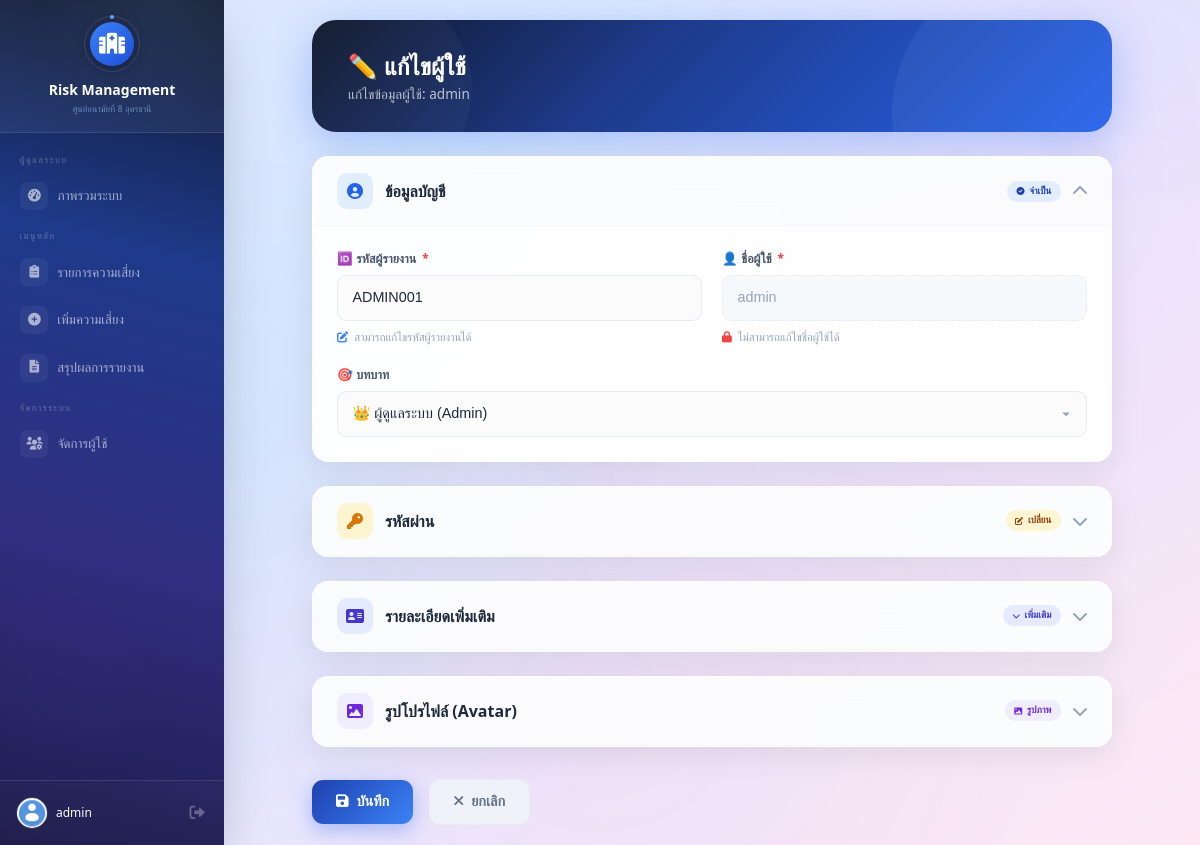
Screenshot of /user_form.php?id=1 (signed in) with the database file from the repository.
### tables this page shows
CREATE TABLE IF NOT EXISTS users (
    id INT AUTO_INCREMENT PRIMARY KEY,
    reporter_code VARCHAR(255) NOT NULL,
    username VARCHAR(50) NOT NULL,
    password VARCHAR(255) NOT NULL,
    role ENUM('admin','user') DEFAULT 'user',
    avatar VARCHAR(255) DEFAULT NULL,
    created_at TIMESTAMP DEFAULT CURRENT_TIMESTAMP,
    UNIQUE KEY username (username)
);

### includes/functions.php (called while the page is built, shortened)
<?php
function isAdmin()
{
    return isset($_SESSION['role']) && $_SESSION['role'] === 'admin';
}

### user_form.php (the view, shortened to what this page needs)
<?php
require_once 'config/db.php';
require_once 'includes/functions.php';
$id = $_GET['id'] ?? null;
$user = null;
if ($id) {
    $stmt = $pdo->prepare("SELECT * FROM users WHERE id = ?");
    $stmt->execute([$id]);
    $user = $stmt->fetch();
}
$is_edit = $id ? true : false;
$title = $is_edit ? '✏️ แก้ไขผู้ใช้' : '➕ เพิ่มผู้ใช้';
?>
<?php include 'includes/header.php'; ?>
<div class="flex h-screen" style="position:relative;z-index:1;">
    <?php include 'includes/sidebar.php'; ?>
    <div class="flex-1 p-4 md:p-5 overflow-y-auto">
        <div class="floating-shapes">
            <div class="shape"></div>
            <div class="shape"></div>
        </div>
        <div class="form-container">
            <div class="page-header">
                <h2><?= $title ?></h2>
                <p><?= $is_edit ? 'แก้ไขข้อมูลผู้ใช้: ' . htmlspecialchars($user['username']) : 'สร้างบัญชีผู้ใช้ใหม่' ?></p>
            </div>
            <form id="userForm" method="POST" action="action.php?action=save_user" enctype="multipart/form-data">
                <div class="card">
                    <div class="card-header" onclick="toggleCard(this)">
                        <div class="card-header-icon" style="background:rgba(219,234,254,0.8);color:#2563eb;"><i class="fas fa-user-circle"></i></div>
                        <h3 class="card-header-title">ข้อมูลบัญชี</h3>
                        <span class="tab-indicator"><i class="fas fa-check-circle"></i> จำเป็น</span>
                        <i class="fas fa-chevron-down toggle-icon active"></i>
                    </div>
                    <div class="card-body" id="cardAccount">
                        <div class="form-grid">
                            <div class="form-group">
                                <label class="form-label">🆔 รหัสผู้รายงาน <span class="required">*</span></label>
                                <input type="text" name="reporter_code"
                                       value="<?= htmlspecialchars($user['reporter_code'] ?? '') ?>"
                                       class="form-input"
                                       required
                                       placeholder="เช่น R10001">
                                <?php if ($is_edit): ?>
                                    <div class="field-note"><i class="fas fa-edit" style="color:#3b82f6;"></i> สามารถแก้ไขรหัสผู้รายงานได้</div>
                                <?php endif; ?>
                            </div>
                            <div class="form-group">
                                <label class="form-label">👤 ชื่อผู้ใช้ <span class="required">*</span></label>
                                <input type="text" name="username"
                                       value="<?= htmlspecialchars($user['username'] ?? '') ?>"
                                       class="form-input"
                                       <?= $is_edit ? 'disabled' : 'required' ?>
                                       placeholder="กรอกชื่อผู้ใช้">
                                <?php if ($is_edit): ?>
                                    <div class="field-note"><i class="fas fa-lock" style="color:#ef4444;"></i> ไม่สามารถแก้ไขชื่อผู้ใช้ได้</div>
                                <?php endif; ?>
                            </div>
                            <div class="form-group full">
                                <label class="form-label">🎯 บทบาท</label>
                                <select name="role" class="form-input">
                                    <option value="admin" <?= ($user['role'] ?? '') == 'admin' ? 'selected' : '' ?>>👑 ผู้ดูแลระบบ (Admin)</option>
                                </select>
                            </div>
                        </div>
                    </div>
                </div>
                <div class="card" id="passwordCard">
                    <div class="card-header" onclick="toggleCard(this)">
                        <div class="card-header-icon" style="background:rgba(254,243,199,0.8);color:#d97706;"><i class="fas fa-key"></i></div>
                        <h3 class="card-header-title">รหัสผ่าน</h3>
                        <span class="tab-indicator" style="background:rgba(254,243,199,0.8);color:#92400e;">
                            <i class="fas fa-<?= $is_edit ? 'edit' : 'plus' ?>"></i>
                            <?= $is_edit ? 'เปลี่ยน' : 'ตั้งค่า' ?>
                        </span>
                        <i class="fas fa-chevron-down toggle-icon"></i>
                    </div>
                </div>
                <div class="card">
                    <div class="card-header" onclick="toggleCard(this)">
                        <div class="card-header-icon" style="background:rgba(224,231,255,0.8);color:#4338ca;"><i class="fas fa-address-card"></i></div>
                        <h3 class="card-header-title">รายละเอียดเพิ่มเติม</h3>
                        <span class="tab-indicator" style="background:rgba(224,231,255,0.8);color:#4338ca;"><i class="fas fa-chevron-down"></i> เพิ่มเติม</span>
                        <i class="fas fa-chevron-down toggle-icon"></i>
                    </div>
                </div>
                <div class="card">
                    <div class="card-header" onclick="toggleCard(this)">
                        <div class="card-header-icon" style="background:rgba(237,233,254,0.8);color:#6d28d9;"><i class="fas fa-image"></i></div>
                        <h3 class="card-header-title">รูปโปรไฟล์ (Avatar)</h3>
                        <span class="tab-indicator" style="background:rgba(237,233,254,0.8);color:#6d28d9;"><i class="fas fa-image"></i> รูปภาพ</span>
                        <i class="fas fa-chevron-down toggle-icon"></i>
                    </div>
                </div>
                <div class="btn-row">
                    <button type="submit" class="btn btn-primary"><i class="fas fa-save"></i> บันทึก</button>
                    <a href="users.php" class="btn btn-cancel"><i class="fas fa-times"></i> ยกเลิก</a>
                </div>
            </form>
        </div>
    </div>
</div>
<?php include 'includes/footer.php'; ?>

### includes/header.php (shortened to what this page needs)
<!DOCTYPE html>
<html lang="th">
<head>
    <script src="https://cdn.tailwindcss.com"></script>
    <link rel="stylesheet" href="https://cdnjs.cloudflare.com/ajax/libs/font-awesome/6.0.0-beta3/css/all.min.css">
    <link rel="stylesheet" href="assets/css/custom.css">
</head>
<body>

### includes/sidebar.php (shortened to what this page needs)
<?php
$current_page = basename($_SERVER['PHP_SELF']);
$is_admin = isAdmin();
?>
<div class="w-56 sidebar-gradient flex flex-col h-full shadow-2xl">
    <div class="p-4 bg-white/5 border-b border-white/10">
        <div class="flex flex-col items-center">
            <div class="logo-wrapper mb-2">
                <div class="logo-ring"></div>
                <div class="logo-fallback" style="display:none;"><i class="fas fa-hospital-alt"></i></div>
            </div>
            <h1 class="text-sm font-bold text-white">Risk Management</h1>
            <p class="text-[9px] text-blue-300/60 mt-0.5">ศูนย์อนามัยที่ 8 อุดรธานี</p>
        </div>
    </div>
    <nav class="px-2.5 py-3 flex-1 space-y-0.5 overflow-y-auto">
        <?php if ($is_admin): ?>
            <div class="nav-section-label">ผู้ดูแลระบบ</div>
            <a href="dashboard.php" class="menu-item <?= $current_page == 'dashboard.php' ? 'active' : '' ?>">
                <div class="menu-icon"><i class="fas fa-tachometer-alt"></i></div>
                <span>ภาพรวมระบบ</span>
            </a>
        <?php endif; ?>
        <div class="nav-section-label">เมนูหลัก</div>
        <a href="risks.php" class="menu-item <?= $current_page == 'risks.php' ? 'active' : '' ?>">
            <div class="menu-icon"><i class="fas fa-clipboard-list"></i></div>
            <span>รายการความเสี่ยง</span>
        </a>
        <a href="risk_form.php" class="menu-item <?= $current_page == 'risk_form.php' ? 'active' : '' ?>">
            <div class="menu-icon"><i class="fas fa-plus-circle"></i></div>
            <span>เพิ่มความเสี่ยง</span>
        </a>
        <a href="report_summary.php" class="menu-item <?= $current_page == 'report_summary.php' ? 'active' : '' ?>">
            <div class="menu-icon"><i class="fas fa-file-alt"></i></div>
            <span>สรุปผลการรายงาน</span>
        </a>
        <?php if ($is_admin): ?>
            <div class="nav-section-label">จัดการระบบ</div>
            <a href="users.php" class="menu-item <?= $current_page == 'users.php' ? 'active' : '' ?>">
                <div class="menu-icon"><i class="fas fa-users-cog"></i></div>
                <span>จัดการผู้ใช้</span>
            </a>
        <?php endif; ?>
    </nav>
    <div class="p-2.5 border-t border-white/10 bg-white/[0.02]">
        <div class="flex items-center gap-2">
            <a href="profile.php" class="flex items-center gap-2 flex-1 min-w-0 p-1.5 rounded-lg hover:bg-white/5 transition-all">
                <img src="avatars/<?= htmlspecialchars($_SESSION['avatar'] ?? 'default.png') ?>"
                    alt="avatar" class="w-8 h-8 rounded-full object-cover border border-white/10"
                    onerror="this.src='avatars/default.png'">
                <span class="text-white text-xs font-medium truncate"><?= htmlspecialchars($_SESSION['username'] ?? 'Guest') ?></span>
            </a>
            <a href="logout.php" class="logout-btn" title="ออกจากระบบ" onclick="return confirm('ออกจากระบบ?');">
                <i class="fas fa-sign-out-alt"></i>
            </a>
        </div>
    </div>
</div>

### includes/footer.php (shortened to what this page needs)
</body>
</html>

### assets/css/custom.css (style rules this page uses)
:root { --primary-50: #eff6ff; --primary-100: #dbeafe; --primary-200: #bfdbfe; --primary-300: #93c5fd; --primary-400: #60a5fa; --primary-500: #3b82f6; --primary-600: #2563eb; --primary-700: #1d4ed8; --primary-800: #1e40af; --primary-900: #1e3a8a; }
.btn-primary { background: #3b82f6; color: white; transition: all 0.2s; }
.btn-cancel { color: #6b7280; }

### includes/sidebar.php (style rules this page uses)
.sidebar-gradient { background: linear-gradient(195deg, #0f172a 0%, #1e3a8a 30%, #312e81 65%, #1e1b4b 100%); color: white; position: relative; overflow: hidden; }
.sidebar-gradient::before { content: ''; position: absolute; top: -15%; right: -30%; width: 250px; height: 250px; background: radial-gradient(circle, rgba(96,165,250,0.08) 0%, transparent 70%); border-radius: 50%; pointer-events: none; }
.logo-wrapper { position: relative; width: 56px; height: 56px; display: flex; align-items: center; justify-content: center; }
.logo-ring { position: absolute; inset: 0; border: 1.5px solid rgba(255,255,255,0.12); border-radius: 50%; animation: ringSpin 8s linear infinite; }
.logo-ring::before { content: ''; position: absolute; top: -2px; left: 50%; transform: translateX(-50%); width: 4px; height: 4px; background: #60a5fa; border-radius: 50%; }
.logo-fallback { width: 44px; height: 44px; border-radius: 50%; background: linear-gradient(135deg, #3b82f6, #1d4ed8); display: flex; align-items: center; justify-content: center; font-size: 1.3rem; color: white; box-shadow: 0 4px 15px rgba(0,0,0,0.3); }
.nav-section-label { font-size: 0.55rem; font-weight: 700; color: rgba(255,255,255,0.2); text-transform: uppercase; letter-spacing: 1.5px; padding: 0.6rem 0.6rem 0.25rem; }
.menu-item { display: flex; align-items: center; gap: 0.55rem; padding: 0.55rem 0.65rem; border-radius: 0.6rem; color: rgba(255,255,255,0.6); font-weight: 500; font-size: 0.82rem; transition: all 0.2s ease; text-decoration: none; position: relative; }
.menu-icon { width: 28px; height: 28px; border-radius: 7px; display: flex; align-items: center; justify-content: center; background: rgba(255,255,255,0.05); font-size: 0.8rem; flex-shrink: 0; transition: all 0.2s; }
.logout-btn { display: flex; align-items: center; justify-content: center; width: 34px; height: 34px; border-radius: 8px; color: rgba(255,255,255,0.3); text-decoration: none; transition: all 0.2s; flex-shrink: 0; }
.logout-btn i { font-size: 0.95rem; transition: transform 0.2s; }

### rows the page displays
users: username "admin", reporter_code "ADMIN001", role "👑 ผู้ดูแลระบบ (Admin)"

### other values shown
$_SESSION['username'] "admin"
$title "✏️ แก้ไขผู้ใช้"
